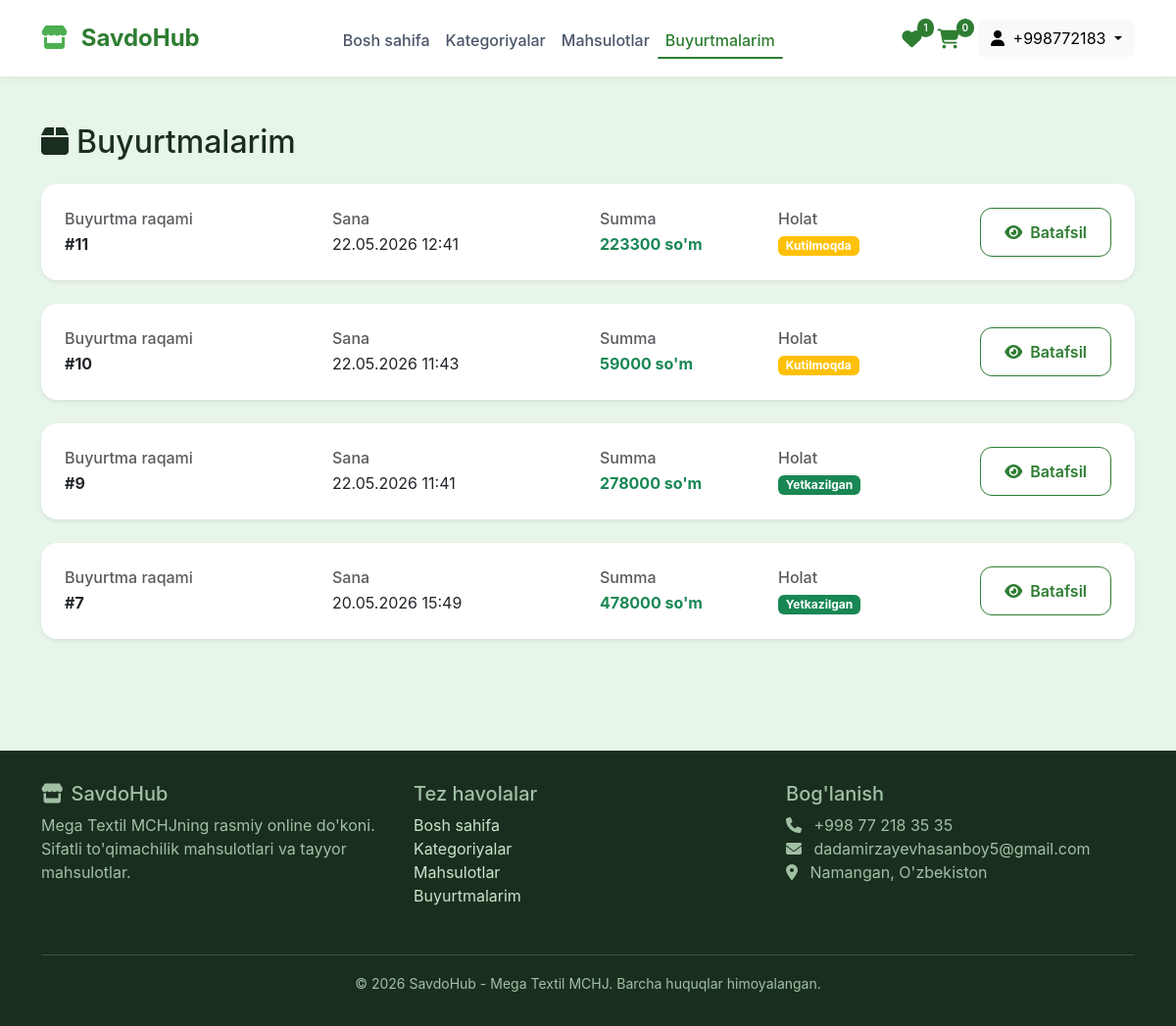
Page /my-orders/ (signed in) on the earlier database version.
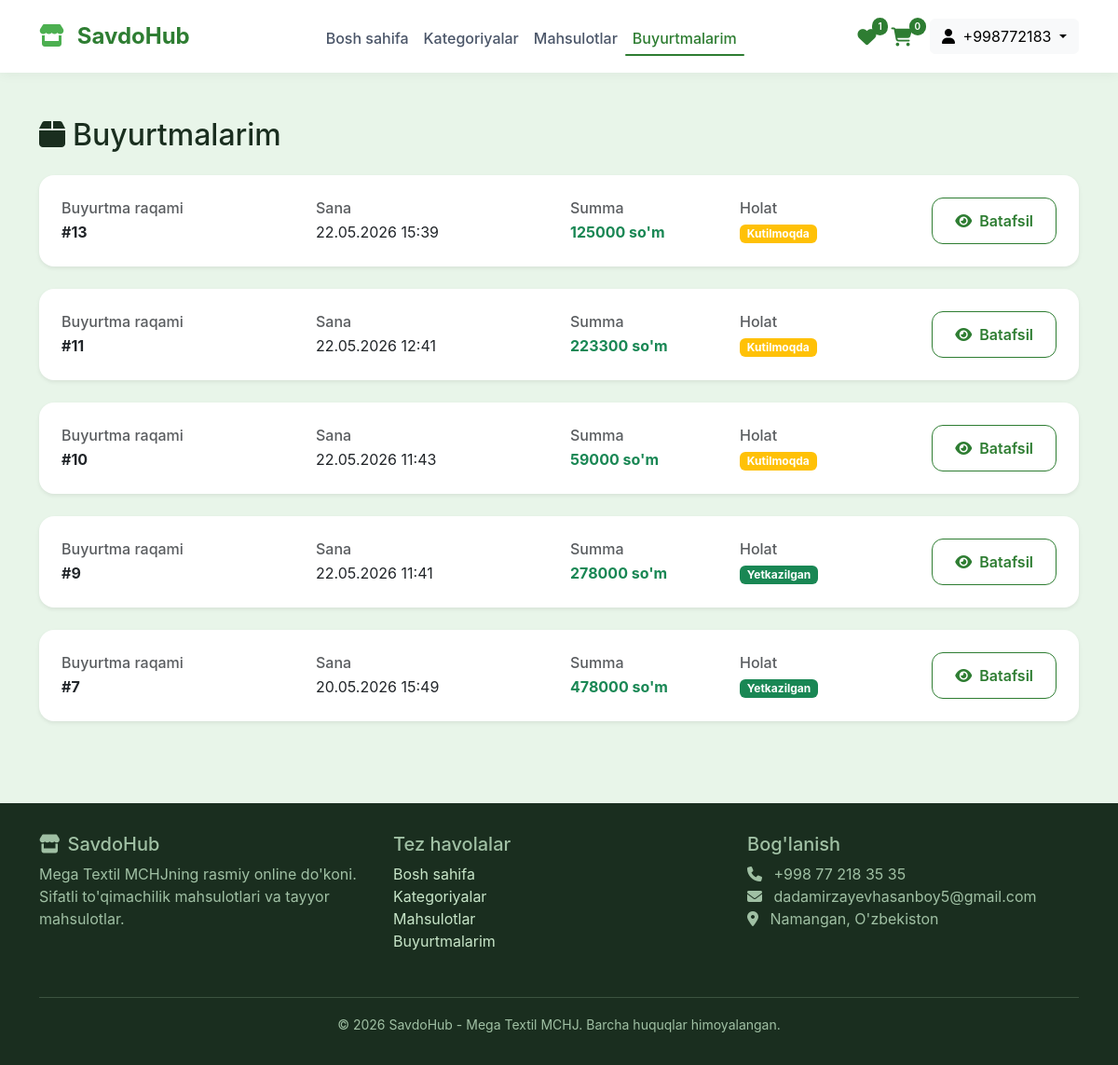
Same page on the later database version.
### shop/models.py (models this page shows, shortened)
class Order(models.Model):
    STATUS_CHOICES = [
        ('pending', 'Kutilmoqda'),
        ('confirmed', 'Tasdiqlangan'),
        ('shipped', 'Yuborilgan'),
        ('delivered', 'Yetkazilgan'),
        ('cancelled', 'Bekor qilingan'),
    ]
    user = models.ForeignKey(User, on_delete=models.CASCADE, related_name='orders')
    full_name = models.CharField(max_length=200)
    address = models.TextField()
    phone = models.CharField(max_length=20)
    notes = models.TextField(blank=True, null=True)
    total_amount = models.DecimalField(max_digits=10, decimal_places=2)
    status = models.CharField(max_length=20, choices=STATUS_CHOICES, default='pending')
    created_at = models.DateTimeField(auto_now_add=True)

### shop/views.py (the view)
# urls.py: path('my-orders/', views.my_orders_view, name='my_orders'),
def my_orders_view(request):
    if not request.user.is_authenticated:
        messages.warning(request, 'Buyurtmalaringizni ko\'rish uchun tizimga kiring!')
        return redirect('accounts:login')
    orders = Order.objects.filter(user=request.user).order_by('-created_at')
    context = {
        'orders': orders,
        'cart_total_items': get_cart_total_items(request),
        'wishlist_count': get_wishlist_count(request),
    }
    return render(request, 'shop/my_orders.html', context)

### shop/models.py (called while the page is built)
    @property
    def total_items(self):
        return sum(item.quantity for item in self.items.all())

### shop/views.py (called while the page is built)
def get_cart_total_items(request):
    if request.user.is_authenticated:
        cart = Cart.objects.filter(user=request.user).first()
        return cart.total_items if cart else 0
    else:
        session_cart = get_or_create_session_cart(request)
        return session_cart.total_items

def get_wishlist_count(request):
    if request.user.is_authenticated:
        return Wishlist.objects.filter(user=request.user).count()
    return 0

### shop/templates/shop/my_orders.html (shortened to what this page needs)
{% extends 'shop/base.html' %}
{% block content %}
<div class="container">
    <h2 class="mb-4" style="color: #1a2e1f;"><i class="fas fa-box me-2"></i>Buyurtmalarim</h2>
    {% if orders %}
    <div class="row">
        {% for order in orders %}
        <div class="col-12 mb-4">
            <div class="card border-0 shadow-sm rounded-4">
                <div class="card-body p-4">
                    <div class="row align-items-center">
                        <div class="col-md-3">
                            <h6 class="text-muted mb-1">Buyurtma raqami</h6>
                            <p class="fw-bold mb-0">#{{ order.id }}</p>
                        </div>
                        <div class="col-md-3">
                            <h6 class="text-muted mb-1">Sana</h6>
                            <p class="mb-0">{{ order.created_at|date:"d.m.Y H:i" }}</p>
                        </div>
                        <div class="col-md-2">
                            <h6 class="text-muted mb-1">Summa</h6>
                            <p class="fw-bold text-success mb-0">{{ order.total_amount|floatformat:0 }} so'm</p>
                        </div>
                        <div class="col-md-2">
                            <h6 class="text-muted mb-1">Holat</h6>
                            <span class="badge
                                {% if order.status == 'pending' %}bg-warning
                                {% elif order.status == 'confirmed' %}bg-info
                                {% elif order.status == 'shipped' %}bg-primary
                                {% elif order.status == 'delivered' %}bg-success
                                {% else %}bg-danger{% endif %}">
                                {{ order.get_status_display }}
                            </span>
                        </div>
                        <div class="col-md-2 text-md-end">
                            <button class="btn-outline-custom btn-sm" onclick="toggleOrderDetails({{ order.id }})">
                                <i class="fas fa-eye me-1"></i> Batafsil
                            </button>
                        </div>
                    </div>
                </div>
            </div>
        </div>
        {% endfor %}
    </div>
    {% endif %}
</div>
{% endblock %}

Differences in the rows shown:
added Order: id "13", created_at "22.05.2026 15:39", total_amount "125000", status "Kutilmoqda"
